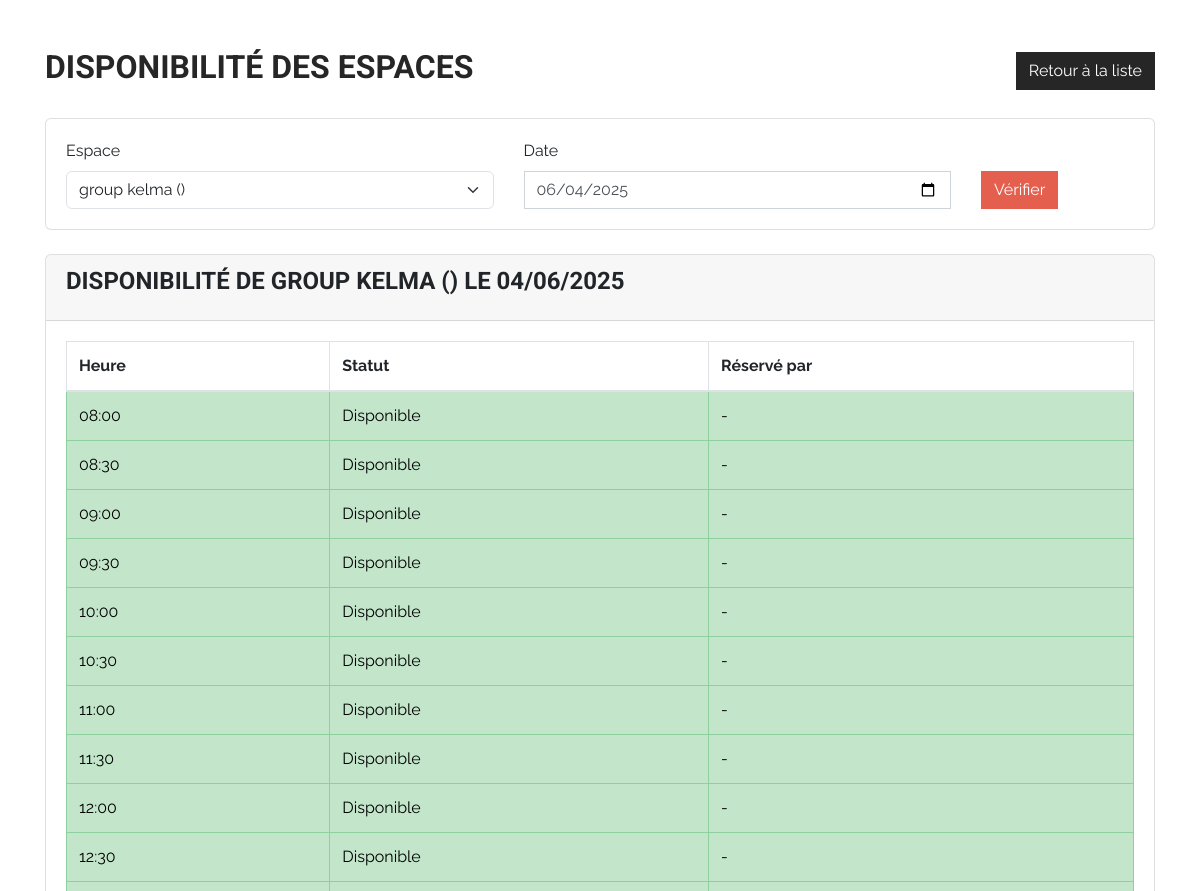
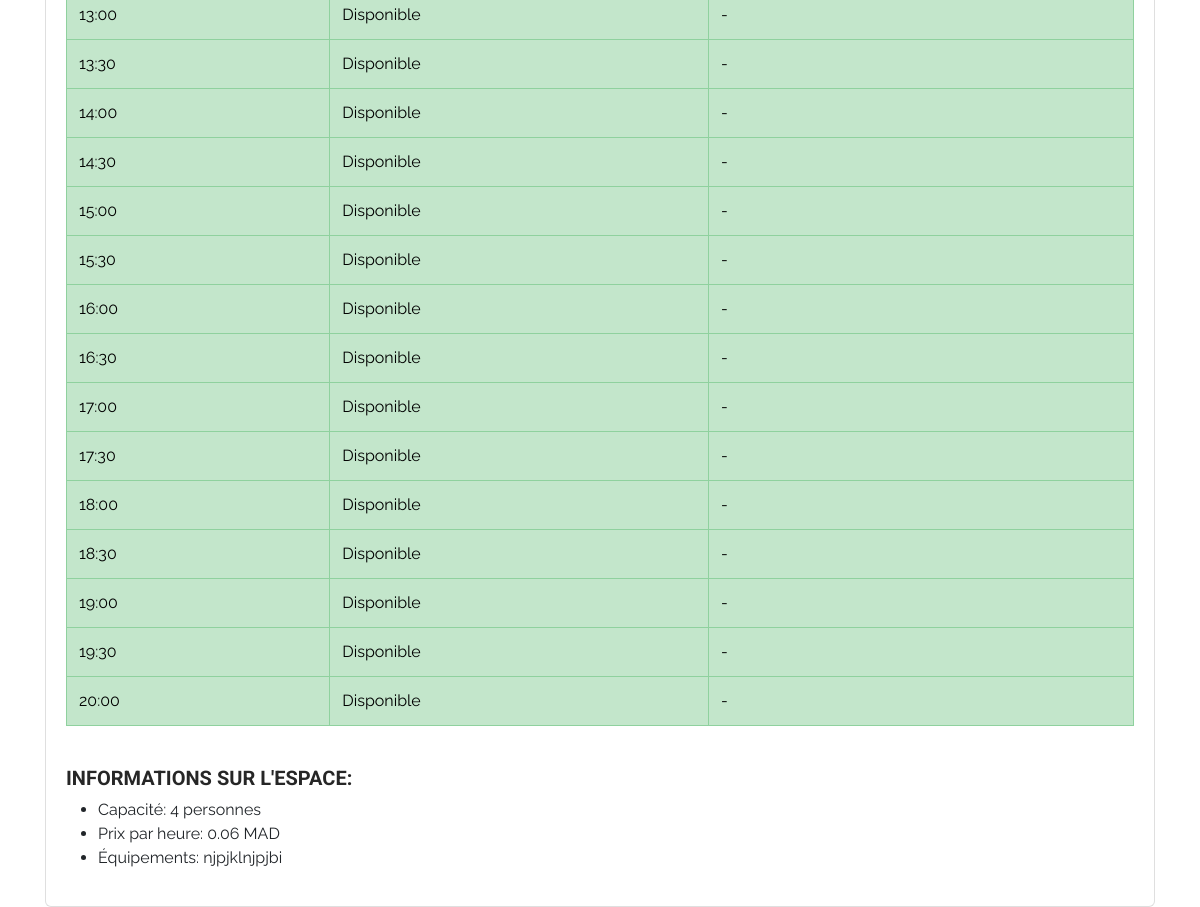
The app's page /espaces/disponibilite_espace.php?id=4 with its own data (2 pictures, top to bottom).
### tables this page shows
CREATE TABLE `espaces` (
  `id` int(11) NOT NULL,
  `nom` varchar(100) NOT NULL,
  `typee` enum('Bureau privé','Open space','Salle de réunion') DEFAULT NULL,
  `capacite` int(11) NOT NULL,
  `equipements` varchar(100) DEFAULT NULL,
  `prix_heure` float NOT NULL
);

### espaces/disponibilite_espace.php (the view, shortened to what this page needs)
<?php
require_once '../db.php';
$selectedDate = isset($_GET['date']) ? $_GET['date'] : date('Y-m-d');
$espaceId = isset($_GET['id']) ? $_GET['id'] : null;
$stmt = $pdo->query("SELECT * FROM espaces ORDER BY nom");
$espaces = $stmt->fetchAll(PDO::FETCH_ASSOC);
$selectedSpace = null;
if ($espaceId) {
    $stmt = $pdo->prepare("SELECT * FROM espaces WHERE id = ?");
    $stmt->execute([$espaceId]);
    $selectedSpace = $stmt->fetch(PDO::FETCH_ASSOC);
}
$timeSlots = [];
for ($hour = 8; $hour <= 20; $hour++) {
    $timeSlots[] = sprintf("%02d:00", $hour);
    $timeSlots[] = sprintf("%02d:30", $hour);
}
array_pop($timeSlots);
?>
<!DOCTYPE html>
<html lang="fr">
<head>
    <link href="https://cdn.jsdelivr.net/npm/bootstrap@5.3.0/dist/css/bootstrap.min.css" rel="stylesheet">
    <link rel="stylesheet" href="../style.css">
</head>
<body>
    <div class="container mt-5">
        <div class="d-flex justify-content-between align-items-center mb-4">
            <h2>Disponibilité des Espaces</h2>
            <a href="liste_espaces.php" class="btn btn-secondary">Retour à la liste</a>
        </div>
        <div class="card mb-4">
            <div class="card-body">
                <form method="get" class="row g-3">
                    <div class="col-md-5">
                        <label for="id" class="form-label">Espace</label>
                        <select class="form-select" id="id" name="id" required>
                            <?php foreach ($espaces as $espace): ?>
                                <option value="<?= $espace['id'] ?>" <?= $espaceId == $espace['id'] ? 'selected' : '' ?>>
                                    <?= htmlspecialchars($espace['nom']) ?> (<?= ucfirst($espace['type']) ?>)
                                </option>
                            <?php endforeach; ?>
                        </select>
                    </div>
                    <div class="col-md-5">
                        <label for="date" class="form-label">Date</label>
                        <input type="date" class="form-control" id="date" name="date" value="<?= $selectedDate ?>" required>
                    </div>
                    <div class="col-md-2 d-flex align-items-end">
                        <button type="submit" class="btn btn-primary">Vérifier</button>
                    </div>
                </form>
            </div>
        </div>
        <?php if ($selectedSpace): ?>
            <div class="card">
                <div class="card-header">
                    <h4 class="card-title">
                        Disponibilité de <?= htmlspecialchars($selectedSpace['nom']) ?>
                        (<?= ucfirst($selectedSpace['type']) ?>)
                        le <?= date('d/m/Y', strtotime($selectedDate)) ?>
                    </h4>
                </div>
                <div class="card-body">
                    <div class="table-responsive">
                        <table class="table table-bordered">
                            <thead>
                                <tr>
                                    <th>Heure</th>
                                    <th>Statut</th>
                                    <th>Réservé par</th>
                                </tr>
                            </thead>
                            <tbody>
                                <?php foreach ($timeSlots as $time):
                                    $isReserved = false;
                                    $reservedBy = '';
                                ?>
                                    <tr class="<?= $isReserved ? 'table-danger' : 'table-success' ?>">
                                        <td><?= $time ?></td>
                                        <td><?= $isReserved ? 'Réservé' : 'Disponible' ?></td>
                                        <td><?= $isReserved ? $reservedBy : '-' ?></td>
                                    </tr>
                                <?php endforeach; ?>
                            </tbody>
                        </table>
                    </div>
                    <div class="mt-4">
                        <h5>Informations sur l'espace:</h5>
                        <ul>
                            <li>Capacité: <?= $selectedSpace['capacite'] ?> personnes</li>
                            <li>Prix par heure: <?= number_format($selectedSpace['prix_heure'], 2) ?> MAD</li>
                            <li>Équipements: <?= $selectedSpace['equipements'] ? htmlspecialchars($selectedSpace['equipements']) : 'Aucun' ?></li>
                        </ul>
                    </div>
                </div>
            </div>
        <?php endif; ?>
    </div>
</body>
</html>

### records on screen
espaces: nom "GROUP KELMA", capacite "4", prix_heure "0.06", equipements "njpjklnjpjbi"

### other values on screen
date('d/m/Y', strtotime($selectedDate)) "04/06/2025"
$time "08:00"
$time "08:30"
$time "09:00"
$time "09:30"
$time "10:00"
$time "10:30"
$time "11:00"
$time "11:30"
$time "12:00"
$time "12:30"
$time "13:00"
$time "13:30"
$time "14:00"
$time "14:30"
